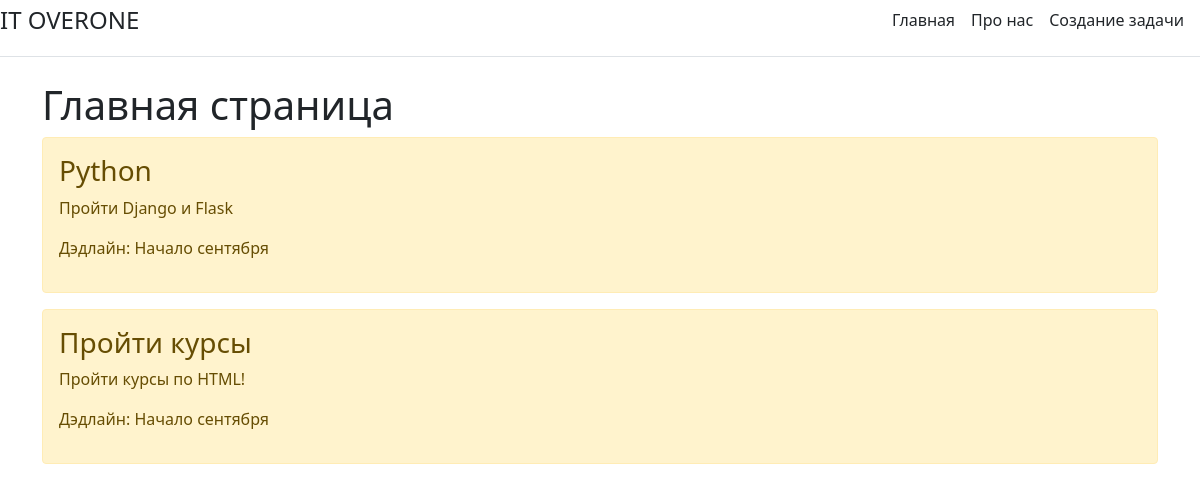
/, run on an earlier commit of the app's database.
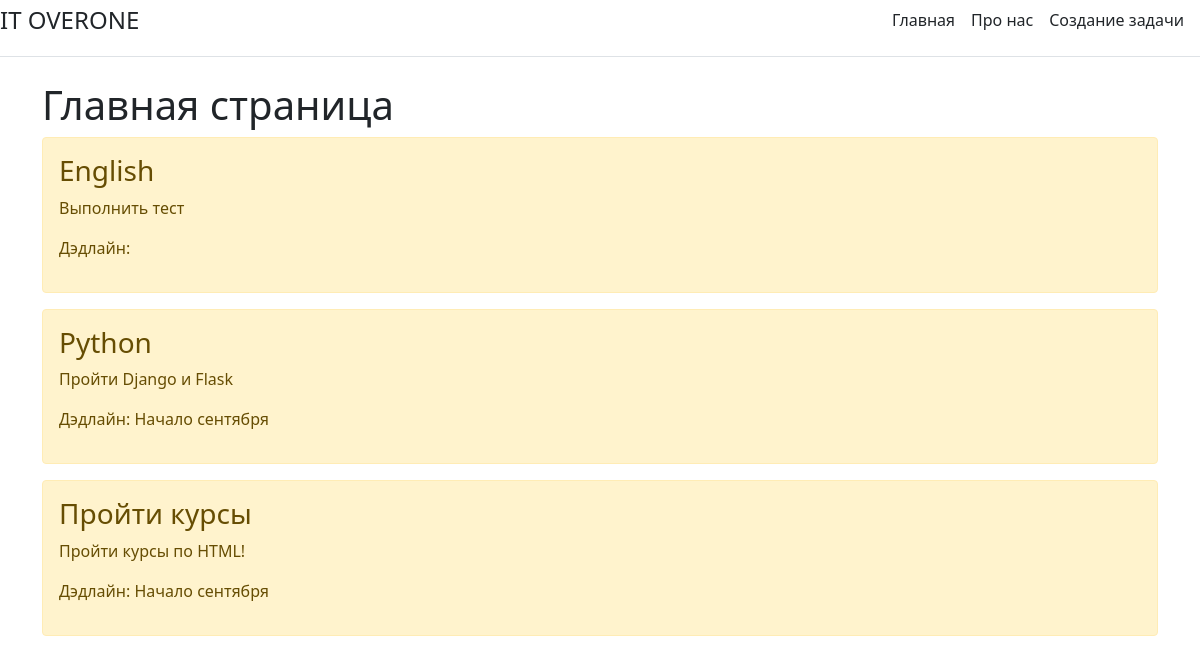
And on a later commit of the database.
### main/models.py (models this page shows, shortened)
class Task(models.Model):
    title = models.CharField('Название', max_length=50)
    task = models.TextField('Описание')
    deadline = models.CharField('Дэдлайн', max_length=100)

### main/views.py (the view)
# urls.py: path('', views.index, name='home'),
def index(request):
    tasks = Task.objects.order_by('-id')
    return render(request, 'index.html', {'title': 'Главная страница сайта', 'tasks': tasks})

### main/templates/index.html (shortened to what this page needs)
{% extends 'base.html' %}
{% block content %}
<h1>Главная страница</h1>
{% if tasks %}
{% for el in tasks %}
<div class="alert alert-warning mt-2">
    <h3>{{el.title}}</h3>
    <p>{{el.task}}</p>
    <p>Дэдлайн: {{el.deadline}}</p>
</div>
{% endfor %}
{% else %}
    <p> Ничего не найдено! </p>
{% endif %}
{% endblock %}

What changed in the data, as far as the page shows it:
added Task: title "English", task "Выполнить тест"
